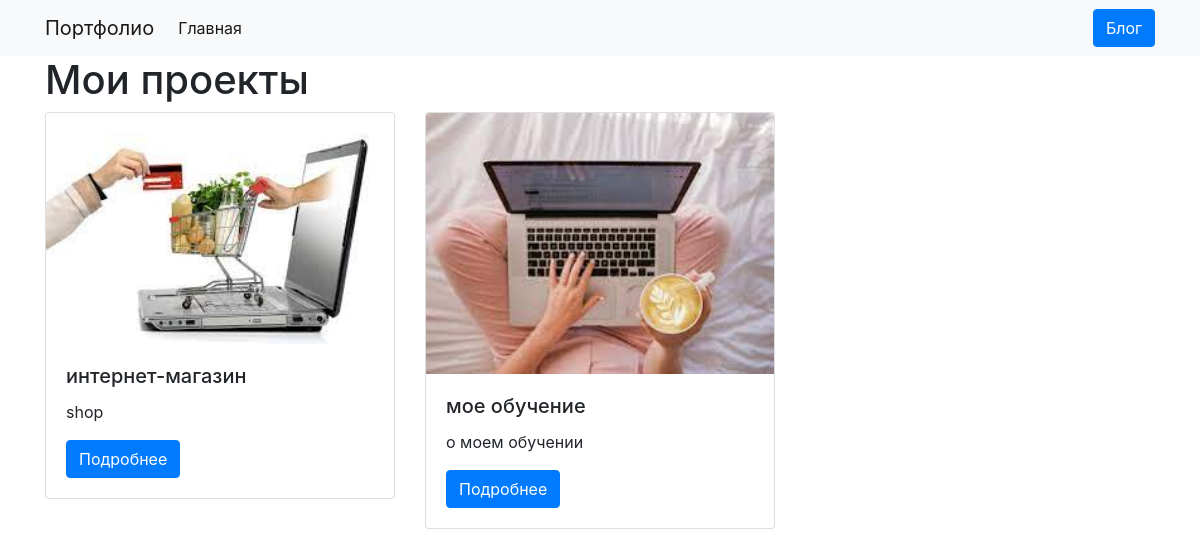
The page / on the database its author committed.
### project/models.py (models this page shows)
class Project(models.Model):
    title = models.CharField(max_length=100)
    description = models.TextField()
    technology = models.CharField(max_length=50)
    image = models.FileField(upload_to='img/')

### project/views.py (the view)
# urls.py: path("",views.project_index, name="project_index"),
def project_index(request):
    projects = Project.objects.all()
    context = {
        'projects': projects
    }
    return render(request, 'project_index.html', context)

### project/templates/project_index.html
{% extends "base.html" %}
{% load static %}
{% block page_content %}
<h1>Мои проекты</h1>
<div class="row">
{% for project in projects %}
    <div class="col-md-4">
        <div class="card mb-2">
            <img class="card-img-top" src="{% static project.image %}">
            <div class="card-body">
                <h5 class="card-title">{{ project.title }}</h5>
                <p class="card-text">{{ project.description }}</p>
                <a href="{% url 'project_detail' project.pk %}"
                   class="btn btn-primary">
                    Подробнее
                </a>
            </div>
        </div>
    </div>
    {% endfor %}
</div>
{% endblock %}

### nastya_2021/templates/base.html (shortened to what this page needs)
<link rel="stylesheet" href="https://stackpath.bootstrapcdn.com/bootstrap/4.1.3/css/bootstrap.min.css">
<nav class="navbar navbar-expand-lg navbar-light bg-light">
    <div class="container">
        <a class="navbar-brand" href="{% url 'project_index' %}">Портфолио</a>
        <div class="collapse navbar-collapse" id="navbarSupportedContent">
          <ul class="navbar-nav mr-auto">
            <li class="nav-item active">
              <a class="nav-link" href="{% url 'project_index' %}">Главная</a>
            </li>
          </ul>
            <a
                    href="{% url 'blog_index' %}"
                   class="btn btn-primary">
                    Блог
                </a>
        </div>
    </div>
</nav>
<div class="container">
    {% block page_content %}{% endblock %}
</div>

### rows shown on the page
Project: image (picture), title "интернет-магазин", description "shop"
Project: image (picture), title "мое обучение", description "о моем обучении"
